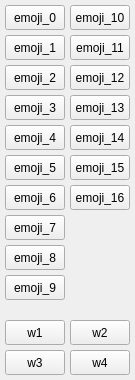
<?xml version="1.0" encoding="UTF-8"?>
<ui version="4.0">
 <class>Ulaahead</class>
 <widget class="QWidget" name="Ulaahead">
  <property name="geometry">
   <rect>
    <x>0</x>
    <y>0</y>
    <width>135</width>
    <height>380</height>
   </rect>
  </property>
  <property name="windowTitle">
   <string>Ulaahead</string>
  </property>
  <property name="locale">
   <locale language="Chinese" country="China"/>
  </property>
  <widget class="QPushButton" name="pushButton_0">
   <property name="geometry">
    <rect>
     <x>5</x>
     <y>5</y>
     <width>60</width>
     <height>25</height>
    </rect>
   </property>
   <property name="text">
    <string>emoji_0</string>
   </property>
  </widget>
  <widget class="QPushButton" name="pushButton_1">
   <property name="geometry">
    <rect>
     <x>5</x>
     <y>35</y>
     <width>60</width>
     <height>25</height>
    </rect>
   </property>
   <property name="text">
    <string>emoji_1</string>
   </property>
  </widget>
  <widget class="QPushButton" name="pushButton_2">
   <property name="geometry">
    <rect>
     <x>5</x>
     <y>65</y>
     <width>60</width>
     <height>25</height>
    </rect>
   </property>
   <property name="text">
    <string>emoji_2</string>
   </property>
  </widget>
  <widget class="QPushButton" name="pushButton_3">
   <property name="geometry">
    <rect>
     <x>5</x>
     <y>95</y>
     <width>60</width>
     <height>25</height>
    </rect>
   </property>
   <property name="text">
    <string>emoji_3</string>
   </property>
  </widget>
  <widget class="QPushButton" name="pushButton_4">
   <property name="geometry">
    <rect>
     <x>5</x>
     <y>125</y>
     <width>60</width>
     <height>25</height>
    </rect>
   </property>
   <property name="text">
    <string>emoji_4</string>
   </property>
  </widget>
  <widget class="QPushButton" name="pushButton_5">
   <property name="geometry">
    <rect>
     <x>5</x>
     <y>155</y>
     <width>60</width>
     <height>25</height>
    </rect>
   </property>
   <property name="text">
    <string>emoji_5</string>
   </property>
  </widget>
  <widget class="QPushButton" name="pushButton_6">
   <property name="geometry">
    <rect>
     <x>5</x>
     <y>185</y>
     <width>60</width>
     <height>25</height>
    </rect>
   </property>
   <property name="text">
    <string>emoji_6</string>
   </property>
  </widget>
  <widget class="QPushButton" name="pushButton_7">
   <property name="geometry">
    <rect>
     <x>5</x>
     <y>215</y>
     <width>60</width>
     <height>25</height>
    </rect>
   </property>
   <property name="text">
    <string>emoji_7</string>
   </property>
  </widget>
  <widget class="QPushButton" name="pushButton_8">
   <property name="geometry">
    <rect>
     <x>5</x>
     <y>245</y>
     <width>60</width>
     <height>25</height>
    </rect>
   </property>
   <property name="text">
    <string>emoji_8</string>
   </property>
  </widget>
  <widget class="QPushButton" name="pushButton_9">
   <property name="geometry">
    <rect>
     <x>5</x>
     <y>275</y>
     <width>60</width>
     <height>25</height>
    </rect>
   </property>
   <property name="text">
    <string>emoji_9</string>
   </property>
  </widget>
  <widget class="QPushButton" name="pushButton_10">
   <property name="geometry">
    <rect>
     <x>70</x>
     <y>5</y>
     <width>60</width>
     <height>25</height>
    </rect>
   </property>
   <property name="text">
    <string>emoji_10</string>
   </property>
  </widget>
  <widget class="QPushButton" name="pushButton_11">
   <property name="geometry">
    <rect>
     <x>70</x>
     <y>35</y>
     <width>60</width>
     <height>25</height>
    </rect>
   </property>
   <property name="text">
    <string>emoji_11</string>
   </property>
  </widget>
  <widget class="QPushButton" name="pushButton_12">
   <property name="geometry">
    <rect>
     <x>70</x>
     <y>65</y>
     <width>60</width>
     <height>25</height>
    </rect>
   </property>
   <property name="text">
    <string>emoji_12</string>
   </property>
  </widget>
  <widget class="QPushButton" name="pushButton_13">
   <property name="geometry">
    <rect>
     <x>70</x>
     <y>95</y>
     <width>60</width>
     <height>25</height>
    </rect>
   </property>
   <property name="text">
    <string>emoji_13</string>
   </property>
  </widget>
  <widget class="QPushButton" name="pushButton_14">
   <property name="geometry">
    <rect>
     <x>70</x>
     <y>125</y>
     <width>60</width>
     <height>25</height>
    </rect>
   </property>
   <property name="text">
    <string>emoji_14</string>
   </property>
  </widget>
  <widget class="QPushButton" name="pushButton_15">
   <property name="geometry">
    <rect>
     <x>70</x>
     <y>155</y>
     <width>60</width>
     <height>25</height>
    </rect>
   </property>
   <property name="text">
    <string>emoji_15</string>
   </property>
  </widget>
  <widget class="QPushButton" name="pushButton_w1">
   <property name="geometry">
    <rect>
     <x>5</x>
     <y>320</y>
     <width>60</width>
     <height>25</height>
    </rect>
   </property>
   <property name="text">
    <string>w1</string>
   </property>
  </widget>
  <widget class="QPushButton" name="pushButton_w3">
   <property name="geometry">
    <rect>
     <x>5</x>
     <y>350</y>
     <width>60</width>
     <height>25</height>
    </rect>
   </property>
   <property name="text">
    <string>w3</string>
   </property>
  </widget>
  <widget class="QPushButton" name="pushButton_w2">
   <property name="geometry">
    <rect>
     <x>70</x>
     <y>320</y>
     <width>60</width>
     <height>25</height>
    </rect>
   </property>
   <property name="text">
    <string>w2</string>
   </property>
  </widget>
  <widget class="QPushButton" name="pushButton_w4">
   <property name="geometry">
    <rect>
     <x>70</x>
     <y>350</y>
     <width>60</width>
     <height>25</height>
    </rect>
   </property>
   <property name="text">
    <string>w4</string>
   </property>
  </widget>
  <widget class="QPushButton" name="pushButton_16">
   <property name="geometry">
    <rect>
     <x>70</x>
     <y>185</y>
     <width>60</width>
     <height>25</height>
    </rect>
   </property>
   <property name="text">
    <string>emoji_16</string>
   </property>
  </widget>
 </widget>
 <resources/>
 <connections/>
</ui>
